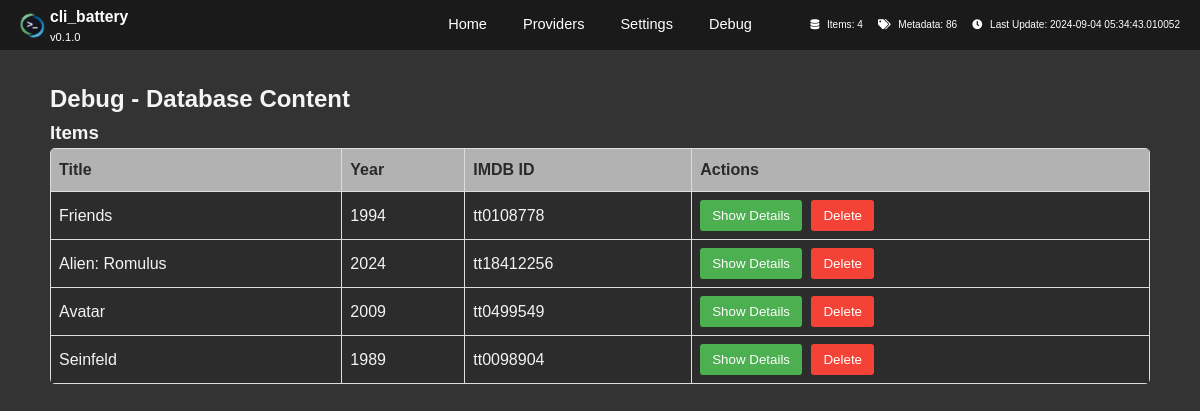
The page /debug on the database as committed earlier.
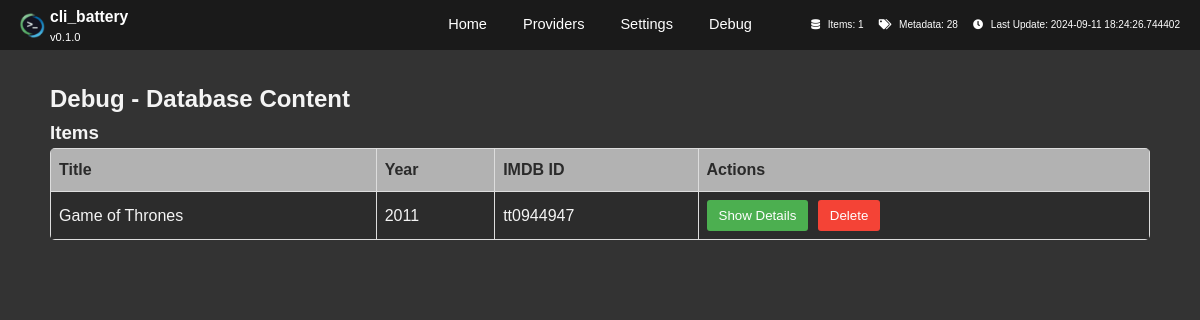
The same page on the database as committed later.
### app/database.py (models this page shows)
class Item(Base):
    __tablename__ = 'items'
    id = Column(Integer, primary_key=True)
    imdb_id = Column(String, unique=True, nullable=False, index=True)
    title = Column(String, nullable=False)
    type = Column(String)
    year = Column(Integer)
    created_at = Column(DateTime, default=datetime.utcnow)
    updated_at = Column(DateTime, default=datetime.utcnow, onupdate=datetime.utcnow)
    item_metadata = relationship("Metadata", back_populates="item", cascade="all, delete-orphan")
    seasons = relationship("Season", back_populates="item", cascade="all, delete-orphan")
    poster = relationship("Poster", back_populates="item", uselist=False, cascade="all, delete-orphan")

### app/routes.py (the view)
@app.route('/debug')
def debug():
    items = MetadataManager.get_all_items()
    for item in items:
        year_metadata = next((m.value for m in item.item_metadata if m.key == 'year'), None)
        item.display_year = year_metadata or item.year
    return render_template('debug.html', items=items)

### app/metadata_manager.py (called while the page is built)
    @staticmethod
    def get_all_items():
        with Session() as session:
            items = session.query(Item).options(joinedload(Item.item_metadata)).all()
            for item in items:
                year_metadata = next((m.value for m in item.item_metadata if m.key == 'year'), None)
            return items

    @staticmethod
    def get_stats():
        with Session() as session:
            total_items = session.query(func.count(Item.id)).scalar()
            total_metadata = session.query(func.count(Metadata.id)).scalar()
            providers = session.query(Metadata.provider, func.count(Metadata.id)).group_by(Metadata.provider).all()
            last_update = session.query(func.max(Metadata.last_updated)).scalar()
            return {
                'total_items': total_items,
                'total_metadata': total_metadata,
                'providers': dict(providers),
                'last_update': last_update
            }

### app/routes.py (called while the page is built)
@app.context_processor
def inject_stats():
    stats = MetadataManager.get_stats()
    return dict(stats=stats)

### app/templates/debug.html (shortened to what this page needs)
{% extends "base.html" %}
{% block content %}
<h2>Debug - Database Content</h2>
<h3>Items</h3>
<table id="itemTable">
    <thead>
        <tr>
            <th>Title</th>
            <th>Year</th>
            <th>IMDB ID</th>
            <th>Actions</th>
        </tr>
    </thead>
    <tbody>
    {% for item in items %}
        <tr>
            <td data-label="Title">{{ item.title }}</td>
            <td data-label="Year">
                {{ item.display_year or 'N/A' }}
            </td>
            <td data-label="IMDB ID">{{ item.imdb_id }}</td>
            <td data-label="Actions">
                <button class="toggleDetails" data-imdb-id="{{ item.imdb_id }}">Show Details</button>
                <button class="deleteItem" data-imdb-id="{{ item.imdb_id }}">Delete</button>
            </td>
        </tr>
    {% endfor %}
    </tbody>
</table>
{% endblock %}

### app/templates/base.html (shortened to what this page needs)
<!DOCTYPE html>
<html lang="en">
<head>
    <link rel="stylesheet" href="https://cdnjs.cloudflare.com/ajax/libs/font-awesome/5.15.3/css/all.min.css">
    <link rel="stylesheet" href="{{ url_for('static', filename='css/style.css') }}">
</head>
<body>
    <header>
        <div class="header-content">
            <img src="{{ url_for('static', filename='icon-32x32.png') }}" alt="CLI Battery icon" class="header-icon">
            <div class="title-version">
                <h1>cli_battery</h1>
                <span class="version-info">v0.1.0</span>
            </div>
        </div>
        <nav>
            <ul>
                <li><a href="{{ url_for('home') }}">Home</a></li>
                <li><a href="{{ url_for('providers') }}">Providers</a></li>
                <li><a href="{{ url_for('settings_page') }}">Settings</a></li>
                <li><a href="{{ url_for('debug') }}">Debug</a></li>
            </ul>
        </nav>
        <div class="header-controls">
            <div class="stats-display">
                <span class="stat-item">
                    <i class="fas fa-database"></i>
                    Items: {{ stats.total_items }}
                </span>
                <span class="stat-item">
                    <i class="fas fa-tags"></i>
                    Metadata: {{ stats.total_metadata }}
                </span>
                <span class="stat-item">
                    <i class="fas fa-clock"></i>
                    Last Update: {{ stats.last_update }}
                </span>
            </div>
        </div>
    </header>
    <main class="container">
        {% block content %}{% endblock %}
    </main>
</body>
</html>

### app/static/css/style.css (style rules this page uses)
* { margin: 0; padding: 0; box-sizing: border-box; }
body { font-family: Arial, sans-serif; line-height: 1.6; color: #f4f4f4; background-color: #333; margin: 0; padding-top: 60px; display: flex; flex-direction: column; min-height: 100vh; }
.container { width: 95%; max-width: 1200px; margin: 0 auto; padding: 20px; flex-grow: 1; }
header { background-color: #1a1a1a; color: white; padding: 5px 20px; display: flex; justify-content: space-between; align-items: center; font-size: 0.7em; position: fixed; top: 0; left: 0; right: 0; z-index: 1000; height: 50px; }
.header-content { display: flex; align-items: center; }
.header-icon { width: 25px; height: 25px; margin-right: 5px; }
.title-version { display: flex; flex-direction: column; align-items: flex-start; }
h1 { font-size: 1.4em; margin: 0; }
nav { display: flex; align-items: center; transform: translate(-50%, -50%); position: absolute; top: 50%; left: 50%; }
nav ul { list-style-type: none; padding: 0; margin: 0; display: flex; justify-content: center; width: 100%; }
nav ul li { margin: 0 10px; }
nav ul li a { color: white; text-decoration: none; font-size: 1.3em; padding: 5px 8px; transition: color 0.3s ease; position: relative; }
nav ul li a::after { content: ''; position: absolute; width: 100%; height: 2px; bottom: -2px; left: 0; background-color: #FFA500; transform: scaleX(0); transition: transform 0.3s ease; }
.header-controls { display: flex; align-items: center; }
.stats-display { display: flex; }
.stat-item { margin-left: 15px; font-size: 0.9em; white-space: nowrap; }
.stat-item i { margin-right: 5px; }
#itemTable { width: 100%; border-collapse: collapse; background-color: #2c2c2c; border-radius: 5px; overflow: hidden; }
#itemTable th, #itemTable td { border: 1px solid #444; padding: 12px; text-align: left; }
#itemTable th { background-color: #1a1a1a; color: #2a2a2a; font-weight: bold; }
.toggleDetails, .deleteItem { background-color: #4CAF50; color: white; border: none; padding: 8px 12px; margin-right: 5px; cursor: pointer; border-radius: 3px; transition: background-color 0.3s; }
.deleteItem { background-color: #f44336; }

### app/templates/debug.html (style rules this page uses)
#itemTable { width: 100%; border-collapse: collapse; }
#itemTable th, #itemTable td { border: 1px solid #ddd; padding: 8px; text-align: left; }
#itemTable th { background-color: #b2b2b2; }
.toggleDetails, .deleteItem { margin-right: 5px; }

Rows that differ between the two databases and show on the page:
removed Item: title "Friends", year "1994", imdb_id "tt0108778"
removed Item: title "Alien: Romulus", year "2024", imdb_id "tt18412256"
removed Item: title "Avatar", year "2009", imdb_id "tt0499549"
removed Item: title "Seinfeld", year "1989", imdb_id "tt0098904"
added Item: title "Game of Thrones", year "2011", imdb_id "tt0944947"
Other text that changed with them:
{{ stats.total_items }}: "4" → "1"
{{ stats.total_metadata }}: "86" → "28"
{{ stats.last_update }}: "2024-09-04 05:34:43.010052" → "2024-09-11 18:24:26.744402"
